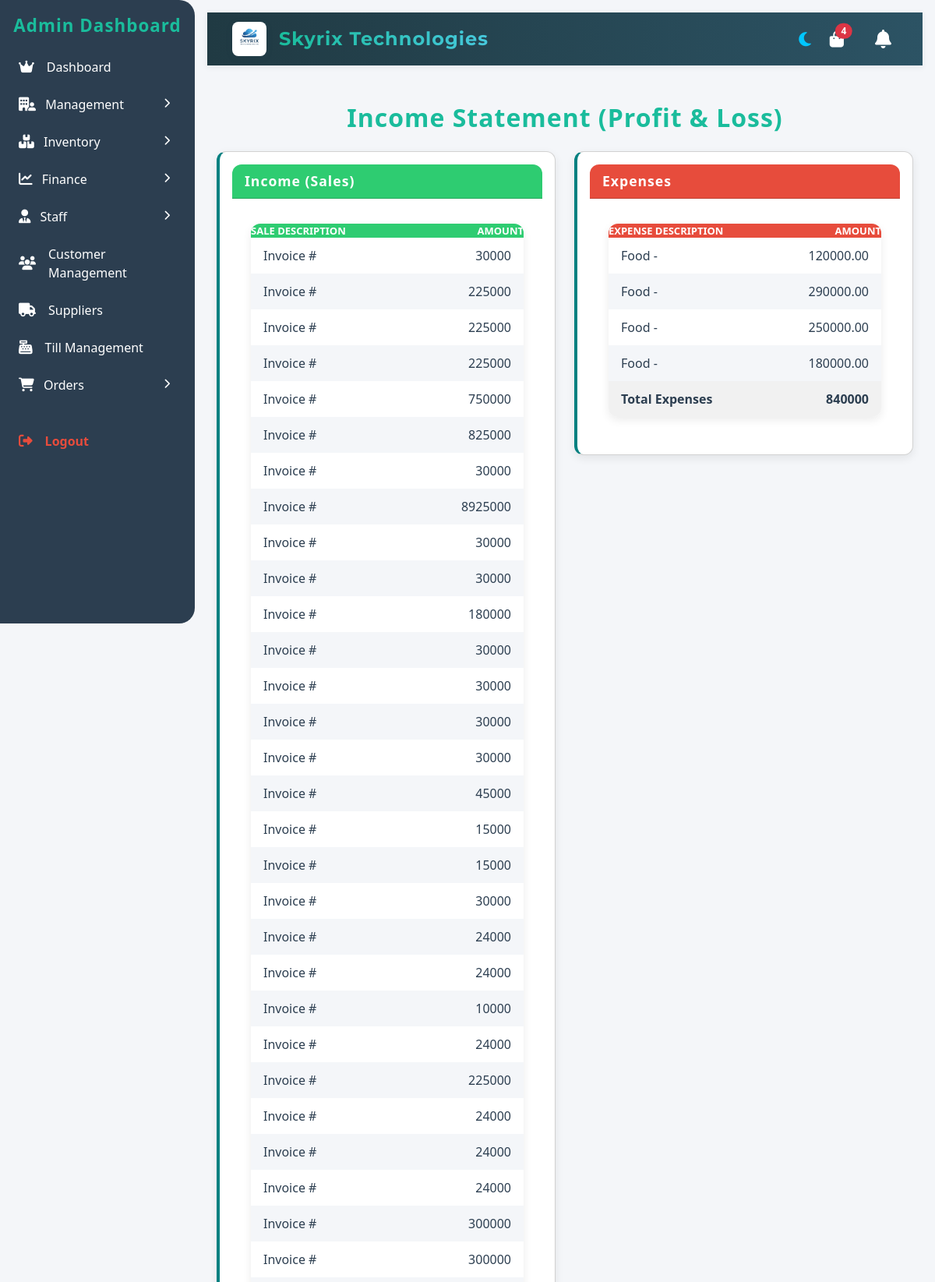
Page /pages/income_statement.php (signed in, upper part) on the committed database.
### tables this page shows
CREATE TABLE `sales` (
  `id` int(11) NOT NULL,
  `product-id` int(11) NOT NULL,
  `branch-id` int(11) NOT NULL,
  `business_id` int(11) NOT NULL,
  `quantity` int(11) NOT NULL,
  `amount` decimal(10,0) NOT NULL,
  `cost-price` decimal(10,0) NOT NULL,
  `sold-by` int(11) NOT NULL,
  `date` datetime NOT NULL DEFAULT current_timestamp(),
  `total_profits` decimal(10,0) NOT NULL,
  `payment_method` enum('MTN MoMo','Airtel Money','Bank','Cash','Customer file') NOT NULL DEFAULT 'Cash',
  `customer_id` int(11) DEFAULT NULL,
  `transaction_id` varchar(64) DEFAULT NULL,
  `invoice_no` varchar(32) DEFAULT NULL,
  `receipt_no` varchar(32) DEFAULT NULL,
  `products_json` text DEFAULT NULL,
  `original_debt_date` date DEFAULT NULL
);

CREATE TABLE `expenses` (
  `id` int(11) NOT NULL,
  `date` datetime NOT NULL DEFAULT current_timestamp(),
  `supplier_id` int(11) NOT NULL,
  `branch-id` int(11) NOT NULL,
  `category` varchar(100) NOT NULL,
  `product` int(11) NOT NULL,
  `quantity` int(11) NOT NULL,
  `unit_price` decimal(12,2) NOT NULL,
  `amount` decimal(12,2) NOT NULL,
  `spent-by` int(11) NOT NULL,
  `description` text DEFAULT NULL
);

### pages/income_statement.php (the view, shortened to what this page needs)
<?php
include '../includes/db.php';
include '../includes/header.php';
?>
<link rel="stylesheet" href="assets/css/accounting.css">
<div class="container mt-5 mb-5">
  <h2 class="page-title mb-4 text-center">Income Statement (Profit & Loss)</h2>
  <div class="row">
    <div class="col-md-6">
      <div class="card income-card mb-4"  style="border-left: 4px solid teal;">
        <div class="card-header income-header">Income (Sales)</div>
        <div class="card-body">
          <table class="income-table align-middle">
            <thead>
              <tr>
                <th>Sale Description</th>
                <th class="text-end">Amount</th>
              </tr>
            </thead>
            <tbody>
              <?php
              $sales_query = mysqli_query($conn, "SELECT * FROM sales ORDER BY date ASC");
              while ($sale = mysqli_fetch_assoc($sales_query)) {
                  $desc = "Invoice #" . $sale['invoice_no'];
                  $amount = $sale['amount'];
                  echo "<tr>
                          <td>$desc</td>
                          <td class='text-end'>$amount</td>
                        </tr>";
              }
              ?>
            </tbody>
          </table>
        </div>
      </div>
    </div>
    <div class="col-md-6">
      <div class="card expense-card mb-4"  style="border-left: 4px solid teal;">
        <div class="card-header expense-header">Expenses</div>
        <div class="card-body">
          <table class="expense-table align-middle">
            <thead>
              <tr>
                <th>Expense Description</th>
                <th class="text-end">Amount</th>
              </tr>
            </thead>
            <tbody>
              <?php
              $total_expense = 0;
              $expense_query = mysqli_query($conn, "SELECT * FROM expenses ORDER BY date ASC");
              while ($exp = mysqli_fetch_assoc($expense_query)) {
                  $desc = $exp['category'] . " - " . $exp['description'];
                  $amount = $exp['amount'];
                  $total_expense += $amount;
                  echo "<tr>
                          <td>$desc</td>
                          <td class='text-end'>$amount</td>
                        </tr>";
              }
              echo "<tr class='fw-bold table-secondary'>
                      <td>Total Expenses</td>
                      <td class='text-end'>$total_expense</td>
                    </tr>";
              ?>
            </tbody>
          </table>
        </div>
      </div>
    </div>
  </div>
</div>
<?php include '../includes/footer.php'; ?>

### pages/assets/css/style.css (style rules this page uses)
:root { --bg-color: #f4f6f9; --text-color: #2c3e50; --card-bg: #fff; --card-shadow: rgba(0,0,0,0.08); --primary-color: #1abc9c; --success-color: #2ecc71; --warning-color: #f1c40f; --danger-color: #e74c3c; --info-color: #3498db; --secondary-color: #95a5a6; }
* { box-sizing: border-box; margin: 0; padding: 0; }
body { background-color: var(--bg-color); color: var(--text-color); font-family: 'Segoe UI', Tahoma, Geneva, Verdana, sans-serif; margin: 0; padding: 0; }
h1,h2,h3,h4,h5,h6 { margin: 0; }
.card { background: var(--card-bg); padding: 1rem; border-radius: 12px; box-shadow: 0 4px 12px var(--card-shadow); transition: transform 0.2s ease; }

### pages/assets/css/accounting.css (style rules this page uses)
.income-card { border-radius: 12px; box-shadow: 0px 4px 12px rgba(0,0,0,0.08); background: var(--card-bg); }
.income-header { font-weight: bold; background: var(--success-color); color: #fff !important; border-radius: 12px 12px 0 0 !important; font-size: 1.1rem; letter-spacing: 1px; }
.income-table { width: 100%; border-collapse: collapse; background: var(--card-bg); border-radius: 12px; overflow: hidden; box-shadow: 0 4px 12px var(--card-shadow); }
.income-table thead { background: var(--success-color); color: #fff; text-transform: uppercase; font-size: 13px; }
.income-table tbody td { color: var(--text-color); padding: 0.75rem 1rem; }
.income-table tbody tr { background-color: #fff; transition: background 0.2s; }
.income-table tbody tr:nth-child(even) { background-color: #f4f6f9; }
.expense-card { border-radius: 12px; box-shadow: 0px 4px 12px rgba(0,0,0,0.08); background: var(--card-bg); }
.expense-header { font-weight: bold; background: var(--danger-color); color: #fff !important; border-radius: 12px 12px 0 0 !important; font-size: 1.1rem; letter-spacing: 1px; }
.expense-table { width: 100%; border-collapse: collapse; background: var(--card-bg); border-radius: 12px; overflow: hidden; box-shadow: 0 4px 12px var(--card-shadow); }
.expense-table thead { background: var(--danger-color); color: #fff; text-transform: uppercase; font-size: 13px; }
.expense-table tbody td { color: var(--text-color); padding: 0.75rem 1rem; }
.expense-table tbody tr { background-color: #fff; transition: background 0.2s; }
.expense-table tbody tr:nth-child(even) { background-color: #f4f6f9; }
.expense-table .fw-bold { font-weight: bold; }
.expense-table .table-secondary { background-color: #f1f1f1; }
.page-title { font-size: 2rem; font-weight: 700; color: var(--primary-color); margin-bottom: 2rem; text-align: center; letter-spacing: 1px; }
.card { margin-bottom: 2rem; }
.card-body { padding: 2rem 1.5rem; }

### rows in the picture
sales: invoice_no "Invoice #", amount "30000"
sales: invoice_no "Invoice #", amount "225000"
sales: invoice_no "Invoice #", amount "225000"
sales: invoice_no "Invoice #", amount "225000"
sales: invoice_no "Invoice #", amount "750000"
sales: invoice_no "Invoice #", amount "825000"
sales: invoice_no "Invoice #", amount "30000"
sales: invoice_no "Invoice #", amount "8925000"
sales: invoice_no "Invoice #", amount "30000"
sales: invoice_no "Invoice #", amount "30000"
sales: invoice_no "Invoice #", amount "180000"
sales: invoice_no "Invoice #", amount "30000"
sales: invoice_no "Invoice #", amount "30000"
sales: invoice_no "Invoice #", amount "30000"
sales: invoice_no "Invoice #", amount "30000"
sales: invoice_no "Invoice #", amount "45000"
sales: invoice_no "Invoice #", amount "15000"
sales: invoice_no "Invoice #", amount "15000"
sales: invoice_no "Invoice #", amount "30000"
sales: invoice_no "Invoice #", amount "24000"
sales: invoice_no "Invoice #", amount "24000"
sales: invoice_no "Invoice #", amount "10000"
sales: invoice_no "Invoice #", amount "24000"
sales: invoice_no "Invoice #", amount "225000"
sales: invoice_no "Invoice #", amount "24000"
sales: invoice_no "Invoice #", amount "24000"
sales: invoice_no "Invoice #", amount "24000"
sales: invoice_no "Invoice #", amount "300000"
sales: invoice_no "Invoice #", amount "300000"
expenses: desc "Food -", amount "120000.00"
expenses: desc "Food -", amount "290000.00"
expenses: desc "Food -", amount "250000.00"
expenses: desc "Food -", amount "180000.00"

### other values in the picture
$pending_orders_count "4"
$total_expense "840000"
